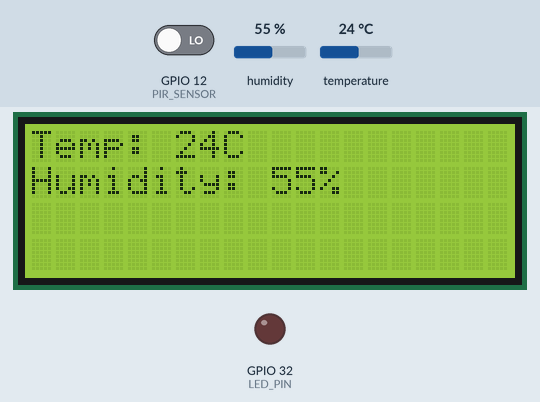
The sketch below on a simulated ESP32. On the bench: 20×4 character LCD, output pins drawn as LEDs (lit = HIGH). The test bench sets the inputs (shaded band); at power-on: GPIO 12 (PIR_SENSOR) LOW, humidity 55 %, temperature 24 °C. What the sketch prints to the serial monitor is not drawn.

Above: at 2.2 s.
2.3 s: GPIO 12 (PIR_SENSOR) driven HIGH
At 3.7 s:
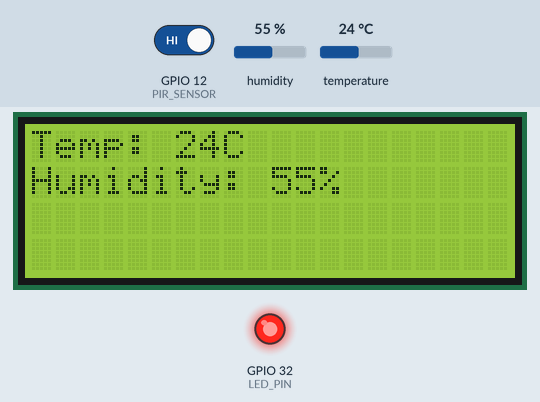
4.2 s: humidity set to 22 %
At 5.1 s:
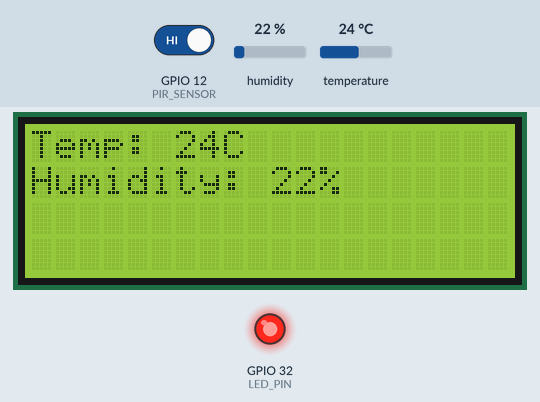
5.8 s: temperature set to 12 °C
At 6.5 s:
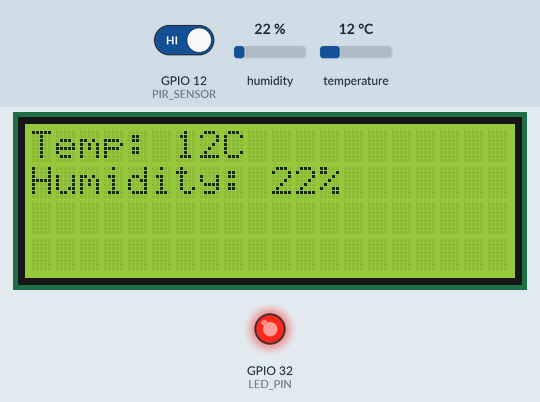
7.4 s: humidity set to 40 %
At 7.9 s:
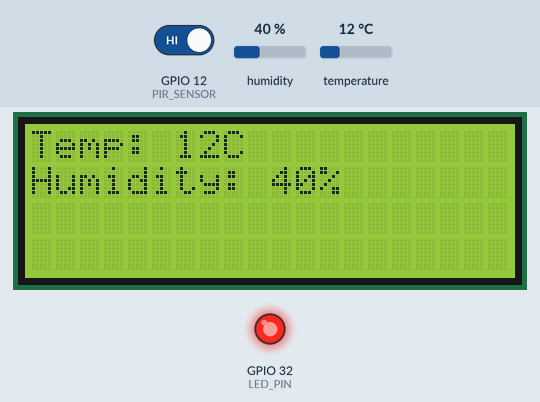
9.0 s: temperature set to 19 °C
Timing chart, 0 to 11.6 s (numbered marks = the images above; inputs shaded):
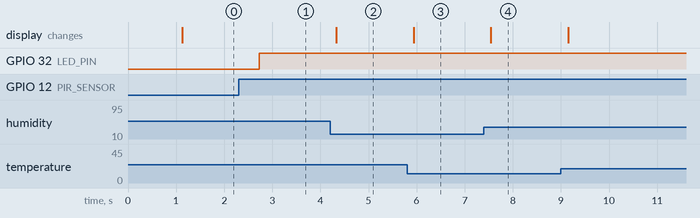

Measured:
- after the input at 2.3 s, GPIO 32 (LED_PIN): LOW → HIGH after 0.43 s
- after the input at 4.2 s, the display: changes after 0.13 s (image 2)
- after the input at 5.8 s, the display: changes after 0.14 s (image 3)
- after the input at 7.4 s, the display: changes after 0.14 s (image 4)

The sketch:

ESP32_NTP_Example.ino
```cpp
#include <LiquidCrystal_I2C.h>

#define LED_PIN 32
LiquidCrystal_I2C lcd(0x27,20,4); // set the LCD address to 0x27 for a 16 chars and 2 line display
#include "DHTesp.h"

#define DHT_PIN 15

#define PIR_SENSOR 12

DHTesp dhtSensor;


void setup() {

//config LED_PIN output

pinMode(LED_PIN, OUTPUT);

//setup for serial communication

Serial.begin(9600);

Serial.print("ESP32 collecting sensors data");

lcd.init(); // initialize the lcd

// Print a message to the LCD.

lcd.backlight();

lcd.setCursor(1,0);

lcd.print("ESP32 collecting data ...");

Serial.print("ESP32 collecting sensors data");

//setup for dht sensor

dhtSensor.setup(DHT_PIN, DHTesp::DHT22);

pinMode(PIR_SENSOR, INPUT);

delay(1000);

}

void loop() {


TempAndHumidity data = dhtSensor.getTempAndHumidity();

int temp = data.temperature;

int humid = data.humidity;

String stemp = String(temp) + "C";

String shumid = String(humid) + "%";

Serial.println("Temp: " + stemp);

Serial.println("Humidity: " + shumid);

Serial.println("---");

int pir_value = digitalRead(PIR_SENSOR);


lcd.clear();

lcd.setCursor(0,0);

lcd.print("Temp: ");

lcd.print(stemp);


lcd.setCursor(0,1);

lcd.print("Humidity: ");

lcd.print(shumid);


if(pir_value == 1){

digitalWrite(LED_PIN, HIGH);

Serial.println("LED ON");

Serial.println("Motion detected");


}

else{


digitalWrite(LED_PIN, LOW);

Serial.println("LED OFF");

Serial.println("Motion ended");


}

delay(500);


}
```
